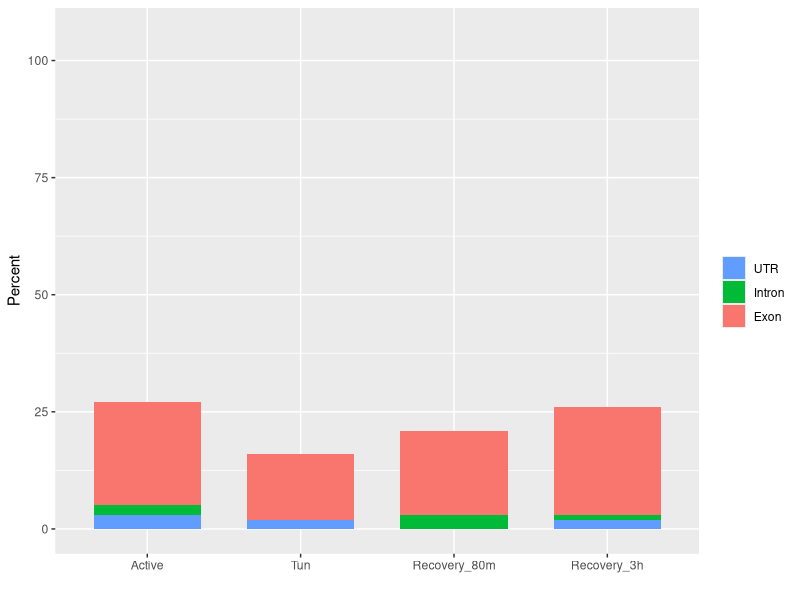
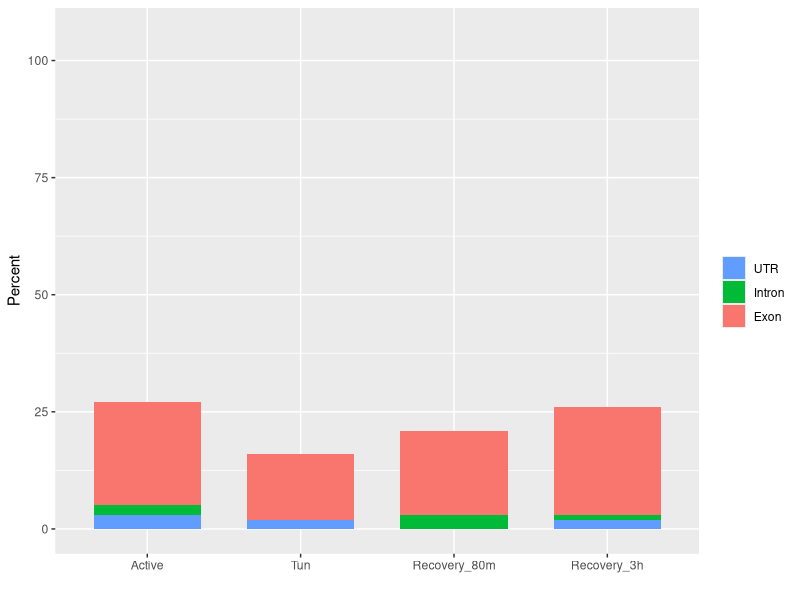

Source code (R) for these figures, in order:
library(ggplot2)
library(reshape)

locationSite <- read.table("./result_data/Location_AGsite.txt", header=T)
LS_df        <- melt(locationSite)
LS_df$Type <- factor(LS_df$Type, c("Active", "Tun", "Recovery_80m", "Recovery_3h", "Control"))

g <- ggplot(
  LS_df,
  aes(
    x    = Type,
    y    = value,
    fill = variable
    )
  ) +
  geom_bar(
    stat="identity",
    width = 0.7
    ) +
  ylim( 0, 106) + 
  labs( 
    #title = "",
    y     = "Percent",
    x     = "" 
    ) +
  scale_fill_discrete(
    name = "",
    breaks=c( "UTR", "Intron", "Exon" )
    ) + 
  theme(
    legend.position   = "right",
    legend.background = element_rect( fill=NA )
  )

plot( g )
ggsave( filename=(paste("Location_AG_sites.eps")), plot=g, width=6.8, height=4, dpi=300, path="./figure/" )
